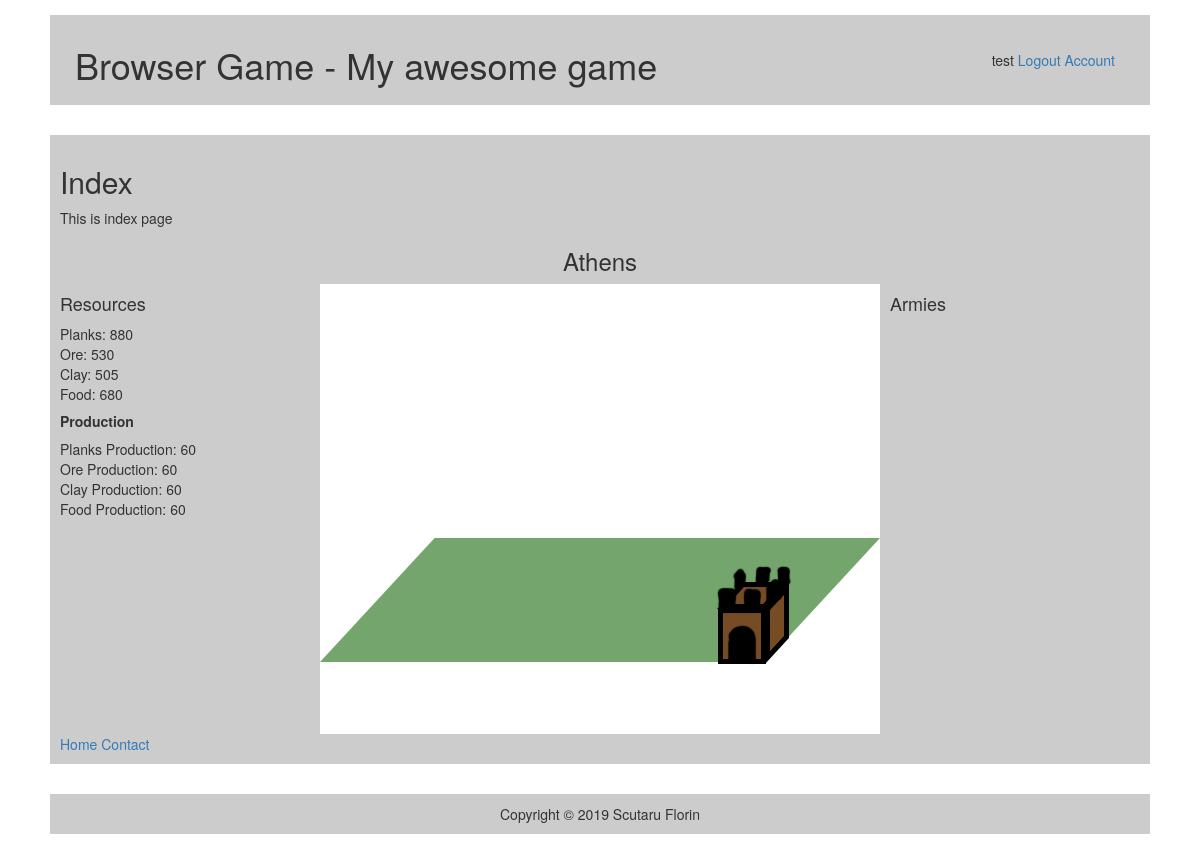
Screenshot of /index.php (signed in) with the database file from the repository.
### tables this page shows
CREATE TABLE `cities` (
  `id` int(11) NOT NULL,
  `name` varchar(30) NOT NULL,
  `user_id` int(11) NOT NULL,
  `resource_id` int(11) NOT NULL,
  `building_id` int(11) NOT NULL,
  `production_id` int(11) NOT NULL
);

CREATE TABLE `resources` (
  `id` int(11) NOT NULL,
  `user_id` int(11) NOT NULL,
  `city_id` int(11) NOT NULL,
  `planks` int(11) NOT NULL,
  `ore` int(11) NOT NULL,
  `clay` int(11) NOT NULL,
  `food` int(11) NOT NULL
);

CREATE TABLE `production` (
  `id` int(11) NOT NULL,
  `city_id` int(11) DEFAULT NULL,
  `planks_production` int(11) DEFAULT NULL,
  `ore_production` int(11) DEFAULT NULL,
  `clay_production` int(11) DEFAULT NULL,
  `food_production` int(11) DEFAULT NULL
);

### system/config.php (called while the page is built, shortened)
<?php
    $title="Browser Game";
    $separator=" - ";
    $description="My awesome game";
    $maintenance=false;
?>

### frontend/pages/index.php (the view, shortened to what this page needs)
<?php
global $conn;
global $title;
global $separator;
global $description;
?>
<html>
<head>
    <link rel="stylesheet" href="https://use.fontawesome.com/releases/v5.6.3/css/all.css"
>
    <link rel="stylesheet" href="frontend/design/css/bootstrap.min.css">
    <link rel="stylesheet" href="frontend/design/css/stylesheet.css">
</head>
<body>
<div id="wrapper">
    <?php require_once 'frontend/template/header.php';?>
    <div class="layer">
        <div class="content">
            <h2>Index</h2>
            <p>This is index page</p>
            <?php
            if (isset($_SESSION['loggedin'])){
                $query="SELECT id FROM users WHERE username='".$_SESSION['loggedin']."'";
                $result=$conn->query($query);
                $row=$result->fetch_assoc();
                $userID=$row['id'];
                $query="SELECT id,name,resource_id FROM cities WHERE user_id=".$userID;
                $result=$conn->query($query);
                $row=$result->fetch_assoc();
                $cityID=$row['id'];
                $cityName=$row['name'];
                $cityResourceID=$row['resource_id'];
                $query="SELECT planks,ore,clay,food FROM resources WHERE id=".$cityResourceID;
                $result=$conn->query($query);
                $row=$result->fetch_assoc();
                $planks=$row['planks'];
                $ore=$row['ore'];
                $clay=$row['clay'];
                $food=$row['food'];
                $query="SELECT planks_production,ore_production,clay_production,food_production FROM production WHERE city_id=".$cityID;
                $result=$conn->query($query);
                $row=$result->fetch_assoc();
                $planksProduction=$row['planks_production'];
                $oreProduction=$row['ore_production'];
                $clayProduction=$row['clay_production'];
                $foodProduction=$row['food_production'];
                ?>
                <center><h3><?php echo $cityName; ?></h3></center>
                <div class="village-wrapper">
                    <div class="resources" >
                        <h4>Resources</h4>
                        <?php
                        echo "Planks: ".$planks."<br>";
                        echo "Ore: ".$ore."<br>";
                        echo "Clay: ".$clay."<br>";
                        echo "Food: ".$food."<br>";
                        ?>
                        <h5><strong>Production</strong></h5>
                        <?php
                        echo "Planks Production: ".$planksProduction."<br>";
                        echo "Ore Production: ".$oreProduction."<br>";
                        echo "Clay Production: ".$clayProduction."<br>";
                        echo "Food Production: ".$foodProduction."<br>";
                        ?>
                    </div>
                    <div class="village" >
                        <div class="keep">
                            <a href="https://www.google.com"><img src="frontend/images/keep.png" alt=""></a>
                        </div>
                    </div>
                    <div class="armies" >
                        <h4>Armies</h4>
                    </div>
                </div>
                <?php
            }
            ?>
            <a href="index.php?page=index">Home</a>
            <a href="index.php?page=contact">Contact</a>
        </div>
    </div>
    <?php require_once 'frontend/template/footer.php';?>
</div>
</body>
</html>

### index.php (shortened to what this page needs)
<?php
require_once "system/config.php";
require_once "system/functions.php";
if ($maintenance==true){
    echo "We are under maintenance!";
}elseif ($maintenance==false) {
    getPage();
}
?>

### system/functions.php
<?php
    function getPage(){
        if(isset($_GET['page'])){
            $page=$_GET['page'];
            if($page=='index'){
                require_once "frontend/pages/index.php";
            }elseif ($page=='contact'){
                require_once 'frontend/pages/contact.php';
            }elseif ($page=='login'){
                require_once 'frontend/pages/login.php';
            }elseif ($page=='register'){
                require_once 'frontend/pages/register.php';
            }elseif ($page=='logout'){
                require_once 'frontend/pages/logout.php';
            }
        }else{
            require_once "frontend/pages/index.php";
        }
    }
?>

### frontend/template/header.php (shortened to what this page needs)
<div class="layer">
    <div class="header">
        <div class="title">
            <h1><?php echo $title.$separator.$description; ?></h1>
        </div>
        <?php
        if (isset($_SESSION['loggedin'])){
            ?>
            <div class="account-actions">
                <?php  echo $_SESSION['loggedin'];?>
                <a href="index.php?page=logout">Logout</a>
                <a href="index.php?page=account">Account</a>
            </div>
            <?php
        }
        ?>
    </div>
</div>

### frontend/template/footer.php
<div class="layer">
    <div class="footer">
        Copyright &copy; 2019 Scutaru Florin
    </div>
</div>

### frontend/design/css/stylesheet.css (style rules this page uses)
body { font-family: "Helvetica Neue", Helvetica, Arial, sans-serif; }
#wrapper { width: 1100px; margin: 0 auto; }
.title { float: left; margin-left: 15px; }
.account-actions { float: right; margin-right: 25px; margin-top: 25px; }
.layer { padding: 15px 0; }
.header { background-color: #ccc; padding: 10px; overflow: hidden; }
.content { background-color: #ccc; padding: 10px; }
.footer { background-color: #ccc; text-align: center; padding: 10px; }
.village { background-image: url("../../images/village-background.jpg"); width: 560px; height: 450px; margin: 0 10px 0 10px; float: left; }
.resources { width: 250px; height: 450px; float: left; }
.armies { width: 250px; height: 450px; float: left; }
.keep { margin-top: 50px; margin-left: 150px; }

### rows the page displays
cities: name "Athens"
resources: planks "880", ore "530", clay "505", food "680"
production: planks_production "60", ore_production "60", clay_production "60", food_production "60"

### other values shown
$title "Browser Game"
$separator "-"
$description "My awesome game"
$_SESSION['loggedin'] "test"
